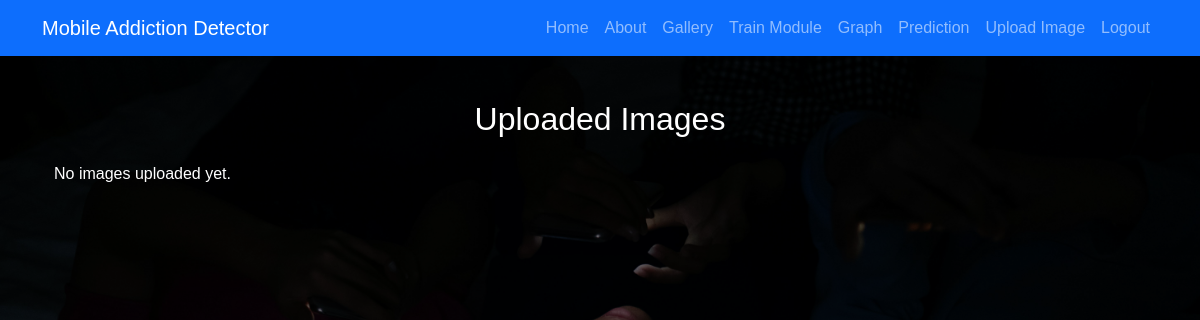
/uploaded-images/ (signed in), run on an earlier commit of the app's database.
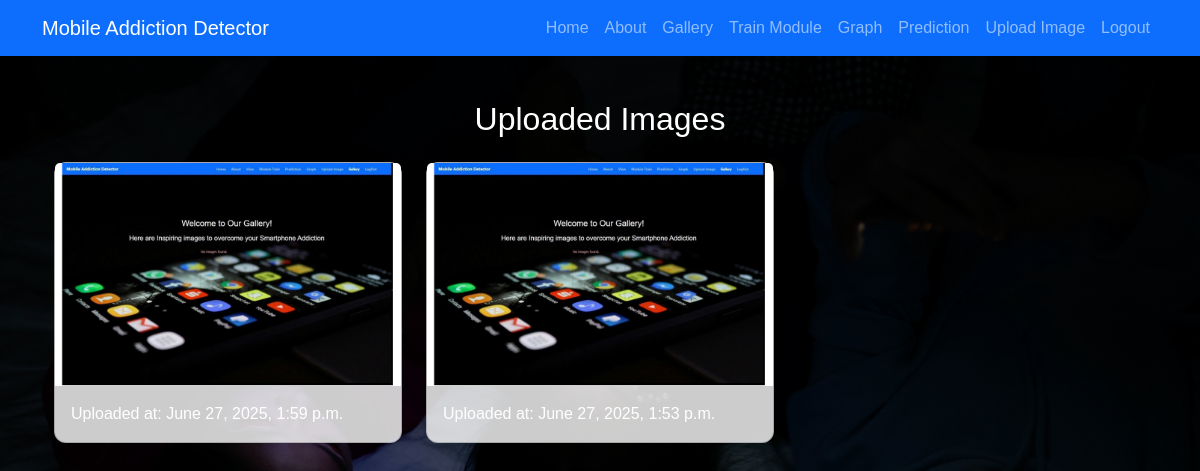
And on a later commit of the database.
### mainapp/models.py (models this page shows, shortened)
class UploadedImage(models.Model):
    image = models.ImageField(upload_to='images/')
    uploaded_at = models.DateTimeField(auto_now_add=True)

### mainapp/views.py (the view)
# urls.py: path('uploaded-images/', views.uploaded_images, name='uploaded_images'),
@login_required
def uploaded_images(request):
    images = UploadedImage.objects.all().order_by('-uploaded_at')
    return render(request, 'uploaded_images.html', {'images': images})

### mainapp/templates/uploaded_images.html (shortened to what this page needs)
{% extends 'base.html' %}
{% block content %}
<div class="container">
    <h2 class="text-center mb-4">Uploaded Images</h2>
    <div class="row">
        {% for image in images %}
            <div class="col-md-4 mb-4">
                <div class="card">
                    <img src="{{ image.image.url }}" class="card-img-top" alt="Uploaded Image">
                    <div class="card-body">
                        <p class="card-text">Uploaded at: {{ image.uploaded_at }}</p>
                    </div>
                </div>
            </div>
        {% empty %}
            <p>No images uploaded yet.</p>
        {% endfor %}
    </div>
</div>
{% endblock %}

### mainapp/templates/base.html (shortened to what this page needs)
{% load static %}
<!DOCTYPE html>
<html lang="en">
<head>
    <link href="https://cdn.jsdelivr.net/npm/bootstrap@5.3.0/dist/css/bootstrap.min.css" rel="stylesheet">
    <link href="{% static 'css/style.css' %}" rel="stylesheet">
</head>
<body>
    <nav class="navbar navbar-expand-lg navbar-dark bg-primary">
        <div class="container">
            <a class="navbar-brand" href="{% url 'home' %}">Mobile Addiction Detector</a>
            <div class="collapse navbar-collapse" id="navbarNav">
                <ul class="navbar-nav ms-auto">
                    <li class="nav-item"><a class="nav-link" href="{% url 'home' %}">Home</a></li>
                    <li class="nav-item"><a class="nav-link" href="{% url 'about' %}">About</a></li>
                    <li class="nav-item"><a class="nav-link" href="{% url 'gallery' %}">Gallery</a></li>
                    <li class="nav-item"><a class="nav-link" href="{% url 'train' %}">Train Module</a></li>
                    <li class="nav-item"><a class="nav-link" href="{% url 'graph' %}">Graph</a></li>
                    <li class="nav-item"><a class="nav-link" href="{% url 'predict' %}">Prediction</a></li>
                    <li class="nav-item"><a class="nav-link" href="{% url 'upload_image' %}">Upload Image</a></li>
                    {% if user.is_authenticated %}
                        <li class="nav-item"><a class="nav-link" href="{% url 'logout' %}">Logout</a></li>
                    {% else %}
                        <li class="nav-item"><a class="nav-link" href="{% url 'login' %}">Login</a></li>
                        <li class="nav-item"><a class="nav-link" href="{% url 'register' %}">Register</a></li>
                    {% endif %}
                </ul>
            </div>
        </div>
    </nav>
    <div class="overlay">
        <div class="container mt-4">
            {% block content %}
            {% endblock %}
        </div>
    </div>
</body>
</html>

### mainapp/static/css/style.css (style rules this page uses)
body { background: url("../images/mobileaddiction.jpg") no-repeat center center fixed; background-size: cover; background-attachment: fixed; font-family: 'Poppins', sans-serif; margin: 0; padding: 0; min-height: 100vh; color: white; }
.navbar { box-shadow: 0 4px 6px rgba(0, 0, 0, 0.1); }
.overlay { background-color: rgba(0, 0, 0, 0.6); min-height: 100vh; padding: 20px; }
.container { color: white; }
h1, h2, h3, p, label { color: white; }
.card { border-radius: 12px; box-shadow: 0 4px 8px rgba(0,0,0,0.1); margin-bottom: 20px; background-color: rgba(255, 255, 255, 0.8); color: black; }

What changed in the data, as far as the page shows it:
added UploadedImage: image (picture), uploaded_at "June 27, 2025, 1:59 p.m."
added UploadedImage: image (picture), uploaded_at "June 27, 2025, 1:53 p.m."
Also different on the page:
text no longer shown: "No images uploaded yet."
